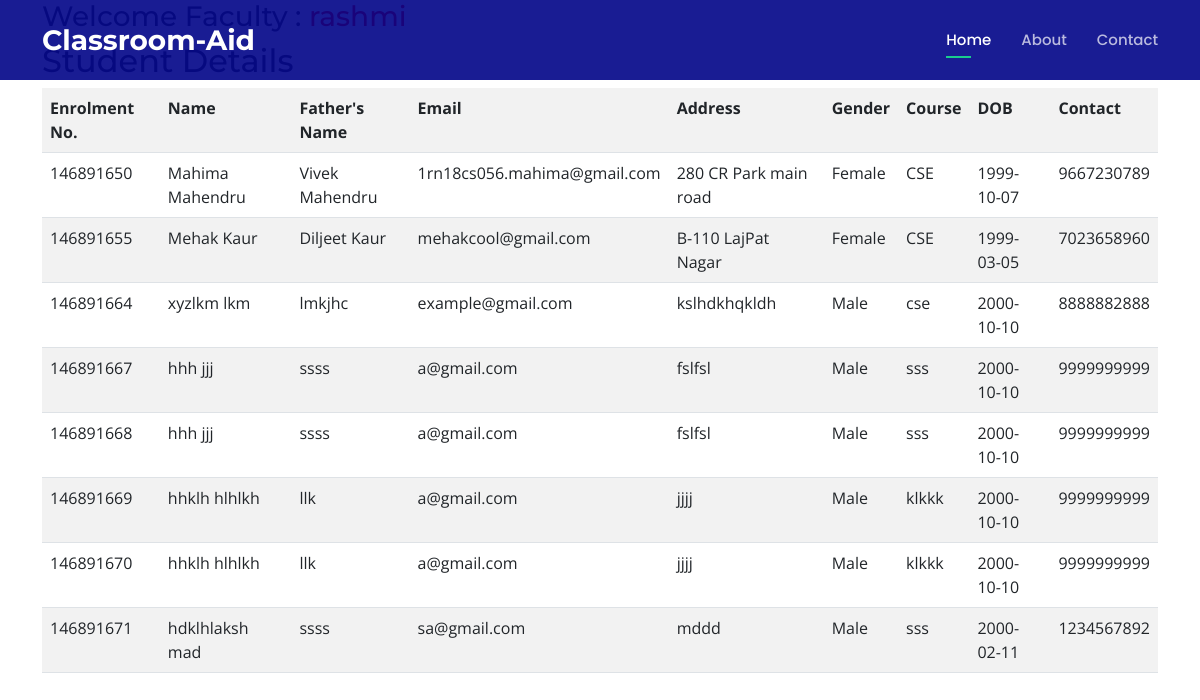
Screenshot of /viewstudentdetails.php (signed in) with the database file from the repository.
### tables this page shows
CREATE TABLE `studenttable` (
  `Eno` bigint(20) NOT NULL,
  `FName` varchar(30) NOT NULL,
  `LName` varchar(30) NOT NULL,
  `FaName` varchar(30) NOT NULL,
  `Addrs` text NOT NULL,
  `Gender` varchar(6) NOT NULL,
  `Course` varchar(20) NOT NULL,
  `DOB` date NOT NULL,
  `PhNo` bigint(10) NOT NULL,
  `Pass` varchar(20) NOT NULL,
  `Eid` varchar(50) NOT NULL
);

### viewstudentdetails.php (the view, shortened to what this page needs)
<?php
$fname = $_SESSION[ "fname" ];
?>
<?php include('after-login.php');  ?>
<div class="container">
	<div class="row">
		<div class="col-md-12">
			<h3> Welcome Faculty : <a href="welcomefaculty.php"><span style="color:#FF0004"> <?php echo $fname; ?></span></a></h3>
			<?php
			include( "database.php" );
			$sql = "select * from  studenttable";
			$result = mysqli_query( $connect, $sql );
			echo "<h2 class='page-header'>Student Details</h2>";
			echo "<table class='table table-striped table-hover' style='width:100%'>
			<tr>
			<th>Enrolment No.</th>
			<th>Name</th>
			<th>Father's Name</th>
			<th>Email</th>
			<th>Address</th>
			<th>Gender</th>
			<th>Course</th>
			<th>DOB</th>
			<th>Contact</th>
			</tr>";
			while ( $row = mysqli_fetch_array( $result ) ) {
				?>
			<tr>
				<td>
					<?php echo $row['Eno'];?>
				</td>
				<td>
					<?php echo $row['FName'];?> <?php echo $row['LName'];?>
				</td>
				<td>
					<?php echo $row['FaName'];?>
				</td>
				<td>
					<?php echo $row['Eid'];?>
				</td>
				<td>
					<?php echo $row['Addrs'];?>
				</td>
				<td>
					<?php echo $row['Gender'];?>
				</td>
				<td>
					<?php echo $row['Course'];?>
				</td>
				<td>
					<?php echo $row['DOB'];?>
				</td>
				<td>
					<?php echo $row['PhNo'];?>
				</td>
			</tr>
			<?php } ?>
			</table>
		</div>
	</div>

### after-login.php (shortened to what this page needs)
<!DOCTYPE html>
<html lang="en">
<head>
  <link href="assets/vendor/aos/aos.css" rel="stylesheet">
  <link href="assets/vendor/bootstrap/css/bootstrap.min.css" rel="stylesheet">
  <link href="assets/vendor/bootstrap-icons/bootstrap-icons.css" rel="stylesheet">
  <link href="assets/vendor/boxicons/css/boxicons.min.css" rel="stylesheet">
  <link href="assets/vendor/glightbox/css/glightbox.min.css" rel="stylesheet">
  <link href="assets/vendor/remixicon/remixicon.css" rel="stylesheet">
  <link href="assets/vendor/swiper/swiper-bundle.min.css" rel="stylesheet">
  <link href="assets/css/style.css" rel="stylesheet">
</head>
<body>
  <header id="header" class="fixed-top d-flex align-items-center ">
    <div class="container d-flex align-items-center justify-content-between">
      <div class="logo">
        <h1><a href="index.php"><span>Classroom-Aid</span></a></h1>
          </div>
      <nav id="navbar" class="navbar">
        <ul>
          <li><a class="nav-link scrollto active" href="index.php#hero">Home</a></li>
          <li><a class="nav-link scrollto" href="index.php#details">About</a></li>
           <li><a class="nav-link scrollto" href="index.php#contact">Contact</a></li>
        </ul>
      </nav>
    </div>
  </header>

### assets/css/style.css (style rules this page uses)
body { font-family: "Open Sans", sans-serif; color: #444444; }
a { color: #1acc8d; text-decoration: none; }
h1, h2, h3, h4, h5, h6 { font-family: "Montserrat", sans-serif; }
#header { height: 80px; transition: all 0.5s; z-index: 997; transition: all 0.5s; background: rgba(1, 4, 136, 0.9); }
#header .logo h1 { font-size: 28px; margin: 0; padding: 0; line-height: 1; font-weight: 700; }
#header .logo h1 a, #header .logo h1 a:hover { color: #fff; text-decoration: none; }
.navbar { padding: 0; }
.navbar ul { margin: 0; padding: 0; display: flex; list-style: none; align-items: center; }
.navbar li { position: relative; }
.navbar a, .navbar a:focus { display: flex; align-items: center; justify-content: space-between; padding: 10px 0 10px 30px; font-size: 15px; font-weight: 500; font-family: "Poppins", sans-serif; color: rgba(255, 255, 255, 0.7); white-space: nowrap; transition: 0.3s; }
.navbar > ul > li > a:before { content: ""; position: absolute; width: 0; height: 2px; bottom: 3px; left: 30px; background-color: #1acc8d; visibility: hidden; width: 0px; transition: all 0.3s ease-in-out 0s; }
.navbar a:hover:before, .navbar li:hover > a:before, .navbar .active:before { visibility: visible; width: 25px; }
.navbar a:hover, .navbar .active, .navbar .active:focus, .navbar li:hover > a { color: #fff; }

### rows the page displays
studenttable: Eno "146891650", FName "Mahima", LName "Mahendru", FaName "Vivek Mahendru", Eid "1rn18cs056.mahima@gmail.com", Addrs "280 CR Park main road", Gender "Female", Course "CSE", DOB "1999-10-07", PhNo "9667230789"
studenttable: Eno "146891655", FName "Mehak", LName "Kaur", FaName "Diljeet Kaur", Eid "mehakcool@gmail.com", Addrs "B-110 LajPat Nagar", Gender "Female", Course "CSE", DOB "1999-03-05", PhNo "7023658960"
studenttable: Eno "146891664", FName "xyzlkm", LName "lkm", FaName "lmkjhc", Eid "example@gmail.com", Addrs "kslhdkhqkldh", Gender "Male", Course "cse", DOB "2000-10-10", PhNo "8888882888"
studenttable: Eno "146891667", FName "hhh", LName "jjj", FaName "ssss", Eid "a@gmail.com", Addrs "fslfsl", Gender "Male", Course "sss", DOB "2000-10-10", PhNo "9999999999"
studenttable: Eno "146891668", FName "hhh", LName "jjj", FaName "ssss", Eid "a@gmail.com", Addrs "fslfsl", Gender "Male", Course "sss", DOB "2000-10-10", PhNo "9999999999"
studenttable: Eno "146891669", FName "hhklh", LName "hlhlkh", FaName "llk", Eid "a@gmail.com", Addrs "jjjj", Gender "Male", Course "klkkk", DOB "2000-10-10", PhNo "9999999999"
studenttable: Eno "146891670", FName "hhklh", LName "hlhlkh", FaName "llk", Eid "a@gmail.com", Addrs "jjjj", Gender "Male", Course "klkkk", DOB "2000-10-10", PhNo "9999999999"
studenttable: Eno "146891671", FName "hdklhlaksh", LName "mad", FaName "ssss", Eid "sa@gmail.com", Addrs "mddd", Gender "Male", Course "sss", DOB "2000-02-11", PhNo "1234567892"
